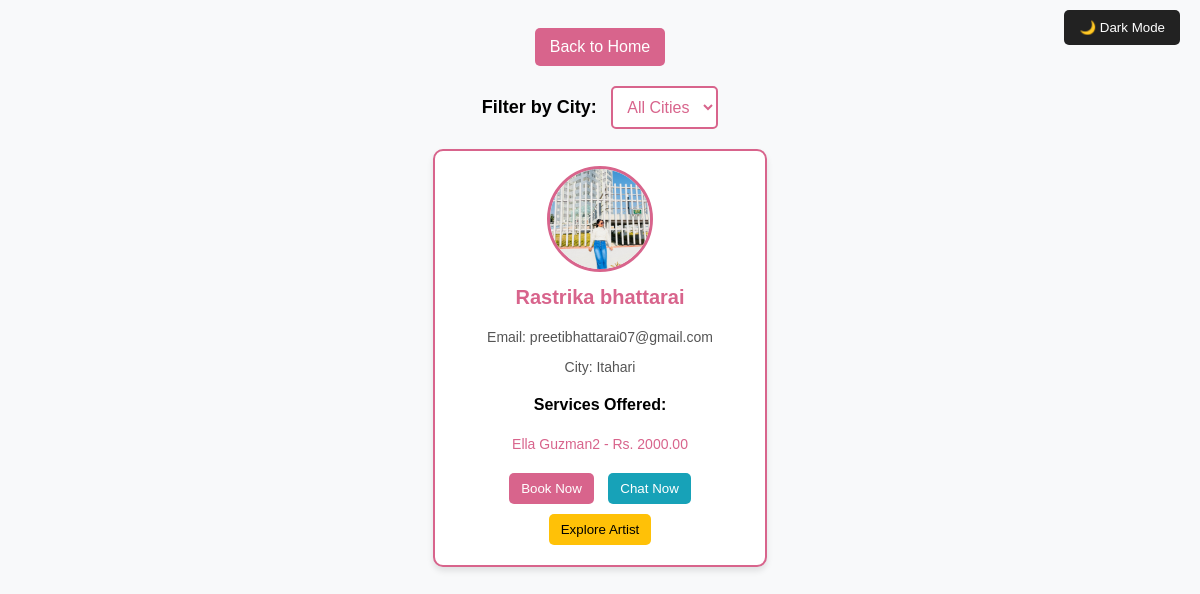
Page /artists/ on the earlier database version.
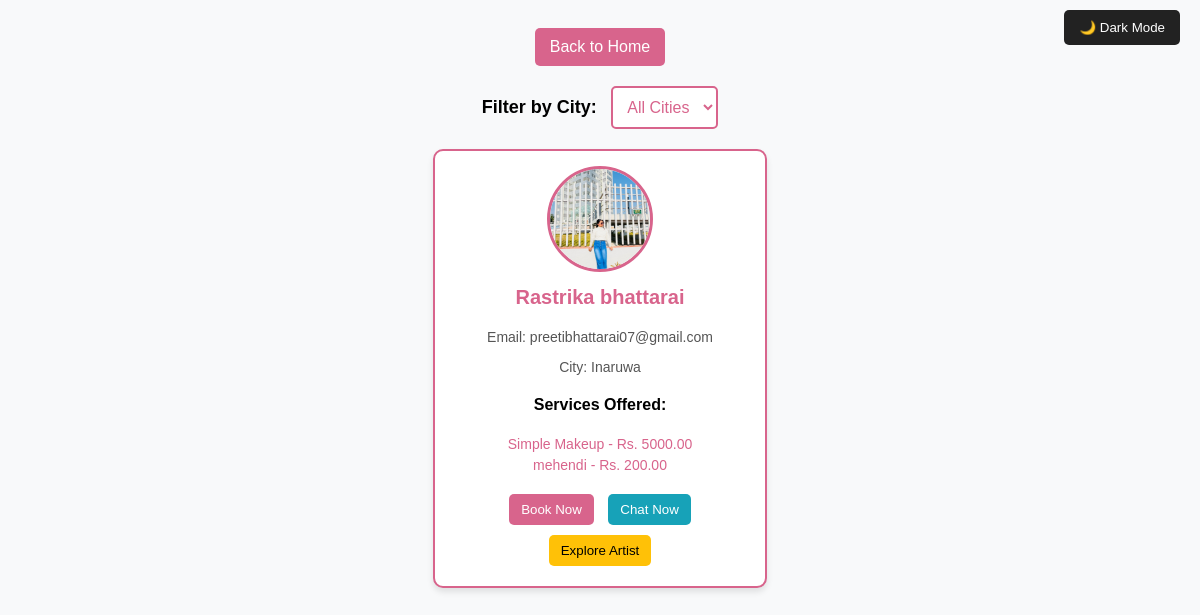
Same page on the later database version.
### accounts/models.py (models this page shows, shortened)
class User(AbstractUser):
    username = None  # ✅ Remove username field completely
    email = models.EmailField(unique=True)  # Email as the unique identifier
    phone = models.CharField(max_length=15, unique=True)
    password = models.CharField(max_length=100)
    profile_image = models.ImageField(upload_to="profile_images/", null=True, blank=True)
    is_verified = models.BooleanField(default=False)
    is_artist = models.BooleanField(default=False)
    otp = models.CharField(max_length=6, blank=True, null=True)  # ✅ Stores OTP
    city = models.CharField(max_length=100, null=True, blank=True)
    works_at = models.CharField(max_length=255, null=True, blank=True)
    experience_years = models.IntegerField(default=0, null=True, blank=True)
    training_certificate = models.FileField(upload_to="certificates/", null=True, blank=True)
    is_available = models.BooleanField(default=True)
    USERNAME_FIELD = "email"  # ✅ Login using email instead of username
    REQUIRED_FIELDS = []  # ✅ Don't require username
    objects = CustomUserManager()  # ✅ Use custom manager

class Service(models.Model):
    artist = models.ForeignKey(User, related_name='services', on_delete=models.CASCADE)
    service_name = models.CharField(max_length=255)
    price = models.DecimalField(max_digits=10, decimal_places=2)
    duration = models.CharField(max_length=50, default="30 mins")
    description = models.TextField(blank=True, null=True)
    created_at = models.DateTimeField(auto_now_add=True)

### accounts/views.py (the view)
# urls.py: path('artists/', artist_list, name='artist_list'),
def artist_list(request):
    artists = User.objects.filter(is_artist=True)  # ✅ Only show users who are artists
    cities = User.objects.filter(is_artist=True).values_list('city', flat=True).distinct()  # ✅ Get cities for artists only
    return render(request, "accounts/artist_list.html", {"artists": artists, "cities": cities})

### accounts/templates/accounts/artist_list.html (shortened to what this page needs)
{% load static %}
<!DOCTYPE html>
<html lang="en">
<head>
    <link rel="stylesheet" href="{% static 'css/artist_directory2.css' %}">
</head>
<body>
    <div class="back-to-home">
        <button onclick="window.location.href='{% url 'home' %}'">Back to Home</button>
    </div>
    <button id="dark-mode-toggle">🌙 Dark Mode</button>
    <div class="filter-container">
        <label for="city-filter">Filter by City:</label>
        <select id="city-filter" onchange="filterArtists()">
            <option value="all">All Cities</option>
        </select>
    </div>
    <div class="artist-container">
        {% for artist in artists %}
        <div class="artist-card" data-city="{{ artist.city }}">
            <div class="artist-image">
                {% if artist.profile_image %}
                    <img src="{{ artist.profile_image.url }}" alt="{{ artist.first_name }} {{ artist.last_name }}">
                {% else %}
                    <img src="{% static 'images/default_profile.png' %}" alt="Default Profile Image">
                {% endif %}
            </div>
            <div class="artist-info">
                <h3>{{ artist.first_name }} {{ artist.last_name }}</h3>
                <p>Email: {{ artist.email }}</p>
                <p class="artist-city">City: {{ artist.city }}</p>
                {% if artist.services.exists %}
                    <h4>Services Offered:</h4>
                    <ul>
                        {% for service in artist.services.all %}
                            <li>{{ service.service_name }} - Rs. {{ service.price }}</li>
                        {% endfor %}
                    </ul>
                {% else %}
                    <p>No services listed.</p>
                {% endif %}
                <div class="button-group">
                    <button onclick="bookArtist('{{ artist.id }}')">Book Now</button>
                    <button onclick="chatWithArtist('{{ artist.id }}')">Chat Now</button>
                    <button onclick="window.location.href='{% url 'artist_detail' artist.id %}'">Explore Artist</button>
                </div>
            </div>
        </div>
        {% empty %}
        <p>No artists registered yet.</p>
        {% endfor %}
    </div>
</body>
</html>

Differences in the rows shown:
removed Service: service_name "Ella Guzman2", price "2000.00"
changed User "Rastrika": city "Itahari" → "Inaruwa"
added Service: service_name "Simple Makeup", price "5000.00"
added Service: service_name "mehendi", price "200.00"
